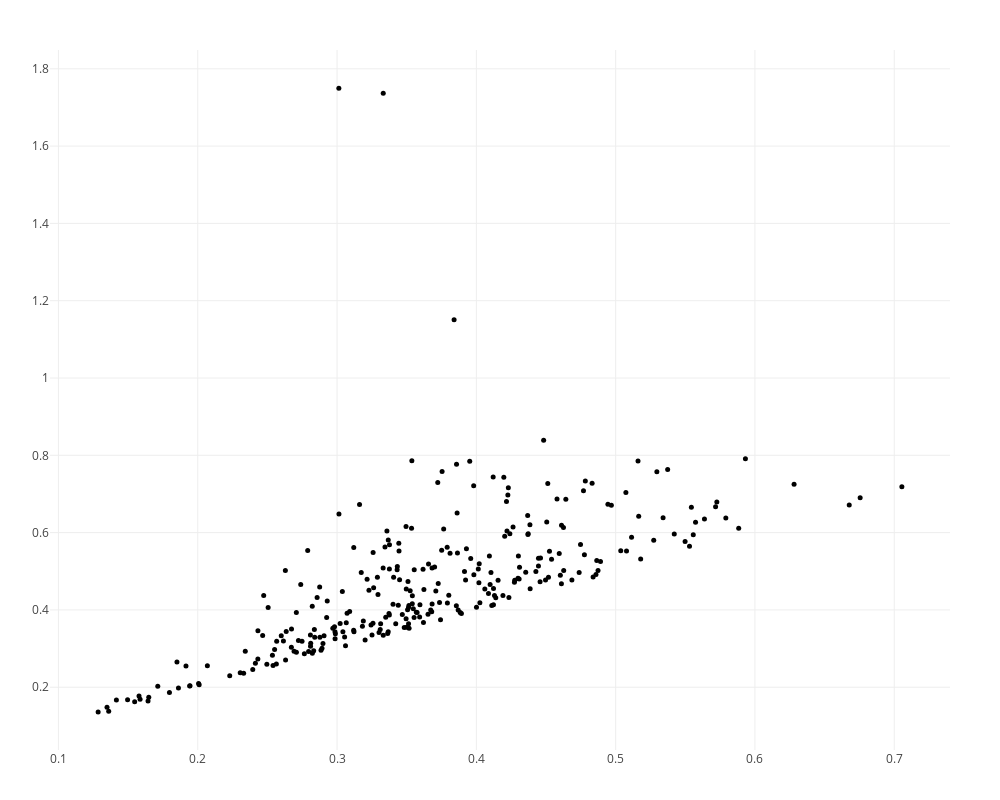

The code cell stored with this chart in its notebook:
### Code cell
plotpersistencediagram_pjs(PH, dim=1)

### Figure 1 — Plotly figure (JSON) as saved in the notebook; plotly's stock layout.template omitted (floating-point values rounded to 4 significant figures; data arrays with more than 128 entries replaced by an {"elided": "..."} marker saying what was removed)
{"data": [{"hoverinfo": "x+y+text", "marker": {"color": "black", "size": 5}, "mode": "markers", "text": {"elided": "288 str values"}, "textfont": {"family": "Raleway, sans-serif"}, "textposition": "top center", "type": "scatter", "x": {"elided": "288 float values"}, "y": {"elided": "288 float values"}}, {"hoverinfo": "x+text", "marker": {"color": "red", "size": 6}, "mode": "markers", "text": [], "textfont": {"family": "Raleway, sans-serif"}, "textposition": "top center", "type": "scatter", "x": [], "y": []}], "layout": {"height": 800, "hovermode": "closest", "margin": {"b": 50, "l": 50, "r": 50, "t": 50}, "scene": {"aspectmode": "manual", "aspectratio": {"x": 1, "y": 2.797}}, "showlegend": false, "width": 1000}}
